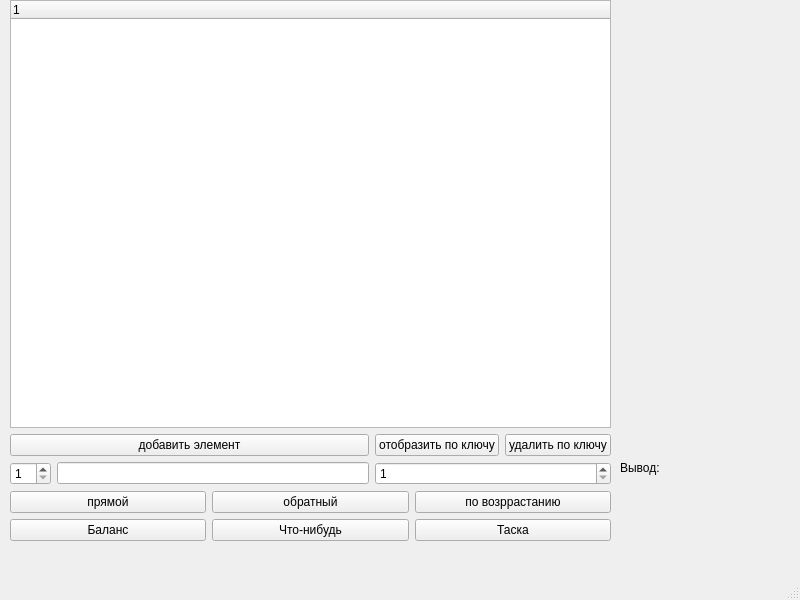
<?xml version="1.0" encoding="UTF-8"?>
<ui version="4.0">
 <class>MainWindow</class>
 <widget class="QMainWindow" name="MainWindow">
  <property name="geometry">
   <rect>
    <x>0</x>
    <y>0</y>
    <width>800</width>
    <height>600</height>
   </rect>
  </property>
  <property name="windowTitle">
   <string>MainWindow</string>
  </property>
  <widget class="QWidget" name="centralwidget">
   <widget class="QLabel" name="OutputLabel">
    <property name="geometry">
     <rect>
      <x>620</x>
      <y>460</y>
      <width>101</width>
      <height>16</height>
     </rect>
    </property>
    <property name="text">
     <string>Вывод:</string>
    </property>
   </widget>
   <widget class="QWidget" name="">
    <property name="geometry">
     <rect>
      <x>10</x>
      <y>0</y>
      <width>601</width>
      <height>541</height>
     </rect>
    </property>
    <layout class="QVBoxLayout" name="verticalLayout_4">
     <item>
      <widget class="QTreeWidget" name="treeWidget">
       <column>
        <property name="text">
         <string notr="true">1</string>
        </property>
       </column>
      </widget>
     </item>
     <item>
      <layout class="QVBoxLayout" name="verticalLayout_3">
       <item>
        <layout class="QHBoxLayout" name="horizontalLayout_3">
         <item>
          <layout class="QVBoxLayout" name="verticalLayout_2">
           <item>
            <widget class="QPushButton" name="AddPushButton">
             <property name="text">
              <string>добавить элемент</string>
             </property>
            </widget>
           </item>
           <item>
            <layout class="QHBoxLayout" name="horizontalLayout_2">
             <item>
              <widget class="QSpinBox" name="InsKeyspinBox">
               <property name="minimum">
                <number>1</number>
               </property>
              </widget>
             </item>
             <item>
              <widget class="QLineEdit" name="DataLineEdit"/>
             </item>
            </layout>
           </item>
          </layout>
         </item>
         <item>
          <layout class="QVBoxLayout" name="verticalLayout">
           <item>
            <layout class="QHBoxLayout" name="horizontalLayout">
             <item>
              <widget class="QPushButton" name="ShowByKeyPushButton">
               <property name="text">
                <string>отобразить по ключу</string>
               </property>
              </widget>
             </item>
             <item>
              <widget class="QPushButton" name="DelByKeyPushButton">
               <property name="text">
                <string>удалить по ключу</string>
               </property>
              </widget>
             </item>
            </layout>
           </item>
           <item>
            <widget class="QSpinBox" name="OtherKeySpinBox">
             <property name="minimum">
              <number>1</number>
             </property>
            </widget>
           </item>
          </layout>
         </item>
        </layout>
       </item>
       <item>
        <layout class="QHBoxLayout" name="horizontalLayout_4">
         <item>
          <widget class="QPushButton" name="PreOrderPushButton">
           <property name="text">
            <string>прямой</string>
           </property>
          </widget>
         </item>
         <item>
          <widget class="QPushButton" name="PostOrderPushButton">
           <property name="text">
            <string>обратный</string>
           </property>
          </widget>
         </item>
         <item>
          <widget class="QPushButton" name="InnerLeftPushButton">
           <property name="text">
            <string>по возррастанию</string>
           </property>
          </widget>
         </item>
        </layout>
       </item>
      </layout>
     </item>
     <item>
      <layout class="QHBoxLayout" name="horizontalLayout_5">
       <item>
        <widget class="QPushButton" name="BalancePushButton">
         <property name="text">
          <string>Баланс</string>
         </property>
        </widget>
       </item>
       <item>
        <widget class="QPushButton" name="SomethinPushButton">
         <property name="text">
          <string>Что-нибудь</string>
         </property>
        </widget>
       </item>
       <item>
        <widget class="QPushButton" name="TaskPushButton">
         <property name="text">
          <string>Таска</string>
         </property>
        </widget>
       </item>
      </layout>
     </item>
    </layout>
   </widget>
  </widget>
  <widget class="QMenuBar" name="menubar">
   <property name="geometry">
    <rect>
     <x>0</x>
     <y>0</y>
     <width>800</width>
     <height>17</height>
    </rect>
   </property>
  </widget>
  <widget class="QStatusBar" name="statusbar"/>
 </widget>
 <resources/>
 <connections/>
</ui>
